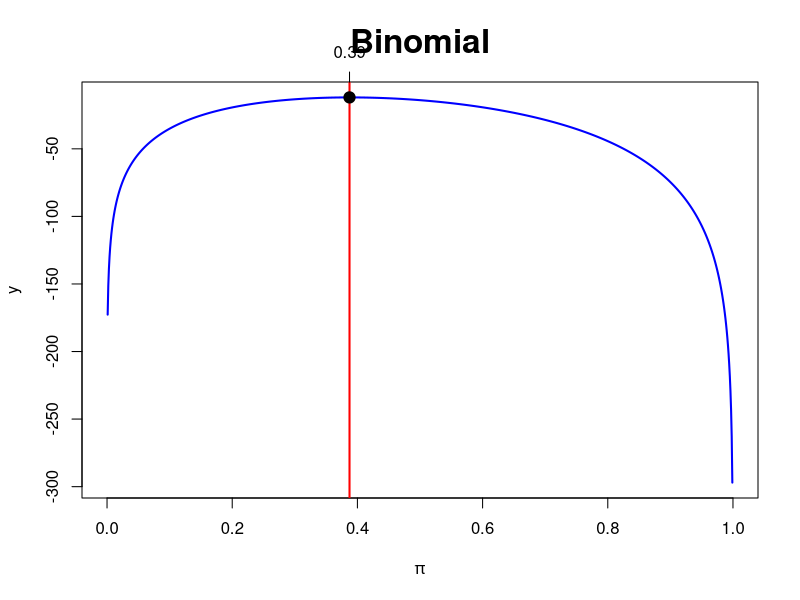

This figure's R source:
## ---- chunk 1
knitr::opts_chunk$set(echo = TRUE)
## ---- chunk 2
getwd()
## ---- chunk 3
mymaxlik=function(lfun,x,param,...){
# how many param values are there?
np=length(param)
# outer -- notice the order, x then param
# this produces a matrix -- try outer(1:4,5:10,function(x,y) paste(x,y,sep=" "))   to understand
z=outer(x,param,lfun)
# z is a matrix where each x,param is replaced with the function evaluated at those values
y=apply(z,2,sum)

# y is a vector made up of the column sums
# Each y is the log lik for a new parameter value
plot(param,y,col="Blue",type="l",lwd=2,...)
# which gives the index for the value of y == max.
# there could be a max between two values of the parameter, therefore 2 indices
# the first max will take the larger indice
i=max(which(y==max(y)))
abline(v=param[i],lwd=2,col="Red")

# plots a nice point where the max lik is
points(param[i],y[i],pch=19,cex=1.5,col="Black")
axis(3,param[i],round(param[i],2))
#check slopes. If it is a max the slope shoud change sign from + to 
# We should get three + and two -vs
ifelse(i-3>=1 & i+2<=np, slope<-(y[(i-2):(i+2)]-y[(i-3):(i+1)])/(param[(i-2):(i+2)]-param[(i-3):(i+1)]),slope<-"NA")
return(list(i=i,parami=param[i],yi=y[i],slope=slope))
}
logbin=function(x,param) log(dbinom(x,prob=param,size=10))
mymaxlik(x=c(3,3,4,3,4,5,5,4), param=seq(0,1, length=1000), lfun="logbin", xlab=expression(pi),main="Binomial",cex.main=2)
